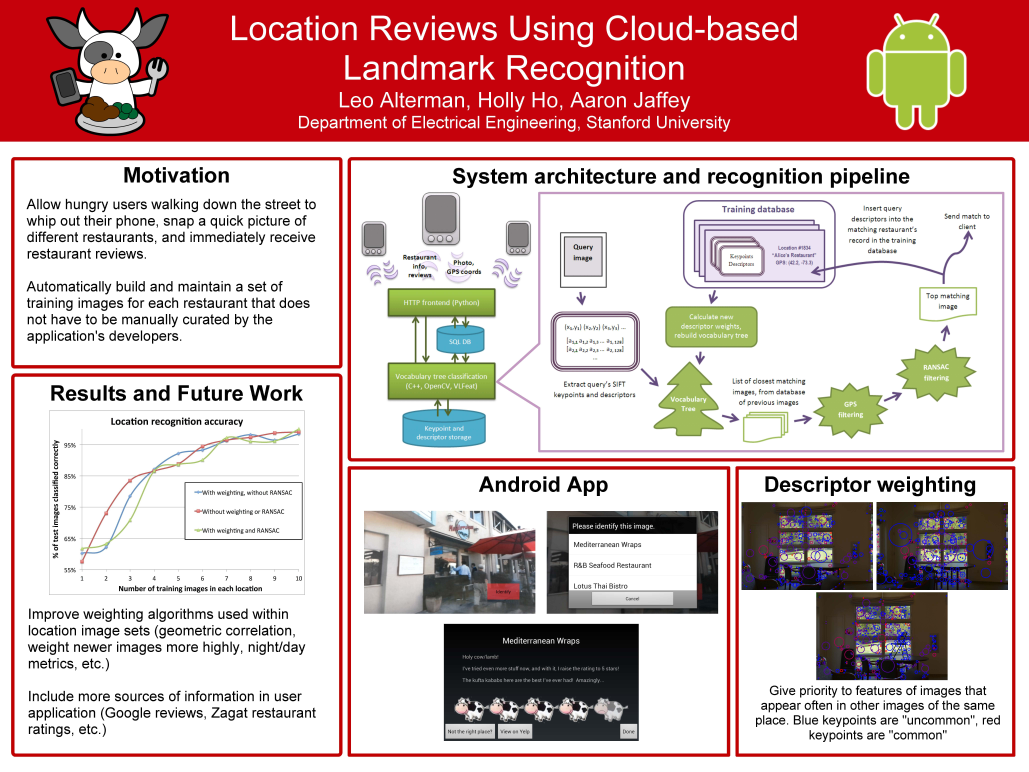
#> input picture Homeworks/Homework5/Database/Alterman_Jaffey_Ho_Location_Reviews.jpg, 8230 x 6173 px (shown at 1/8 size)
$ python -i panorama.py   (imports and definitions only)   (older library calls are emulated)
#> lines starting #> are read from the running program, lines starting #| are printed output that depends on the picture
# import the necessary packages
import numpy as np
import cv2

# [4 lines left out: function is_cv2, not called in this run]

def is_cv3():
    # if we are using OpenCV 3.X, then our cv2.__version__ will start
    # with '3.'
    return check_opencv_version("3.")

def check_opencv_version(major, lib=None):
    # if the supplied library is None, import OpenCV
    if lib is None:
        import cv2 as lib

    # return whether or not the current OpenCV version matches the
    # major version number
    return lib.__version__.startswith(major)

class Stitcher:
	def __init__(self):
		# determine if we are using OpenCV v3.X
		self.isv3 = is_cv3()

	def stitch(self, images, ratio=0.75, reprojThresh=4.0,
		showMatches=False):
		# unpack the images, then detect keypoints and extract
		# local invariant descriptors from them
		(imageB, imageA) = images
		(kpsA, featuresA) = self.detectAndDescribe(imageA)
		(kpsB, featuresB) = self.detectAndDescribe(imageB)

		# match features between the two images
		M = self.matchKeypoints(kpsA, kpsB,
			featuresA, featuresB, ratio, reprojThresh)

		# if the match is None, then there aren't enough matched
		# keypoints to create a panorama
		if M is None:
			return None

		# otherwise, apply a perspective warp to stitch the images
		# together
		(matches, H, status) = M
		result = cv2.warpPerspective(imageA, H,
			(imageA.shape[1] + imageB.shape[1], imageA.shape[0]))
		result[0:imageB.shape[0], 0:imageB.shape[1]] = imageB

		# check to see if the keypoint matches should be visualized
		if showMatches:
			vis = self.drawMatches(imageA, imageB, kpsA, kpsB, matches,
				status)

			# return a tuple of the stitched image and the
			# visualization
			return (result, vis)

		# return the stitched image
		return result

	# [79 lines left out: functions detectAndDescribe, matchKeypoints, drawMatches, not called in this run]

>>> import cv2
>>> picture = cv2.imread('../Database/Alterman_Jaffey_Ho_Location_Reviews.jpg', cv2.IMREAD_GRAYSCALE)
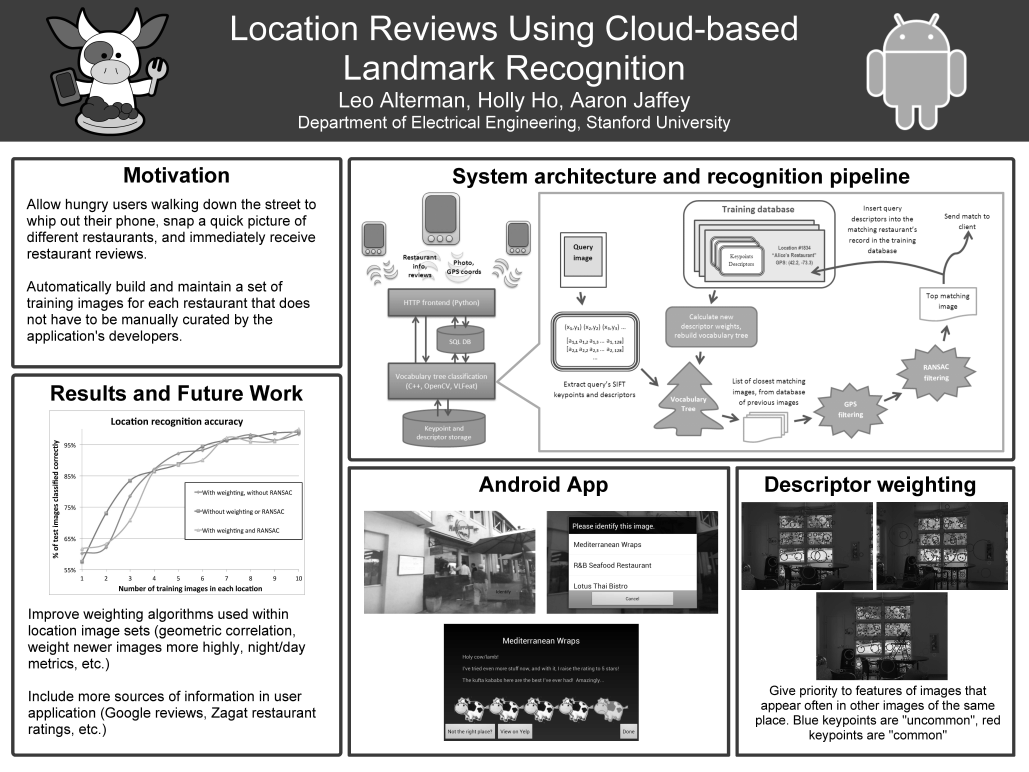
#> picture: shape (6173, 8230) (shown at 1/8 size); min 0, max 255, mean 185.8
>>> result = Stitcher().stitch(picture)
#> (the run stopped early here; a loop or call above may not have finished)

$ run again, on Homeworks/Homework5/Database/Avakov_Siilats_Wilson_Mobile_Visual_Sobriety_Test.jpg
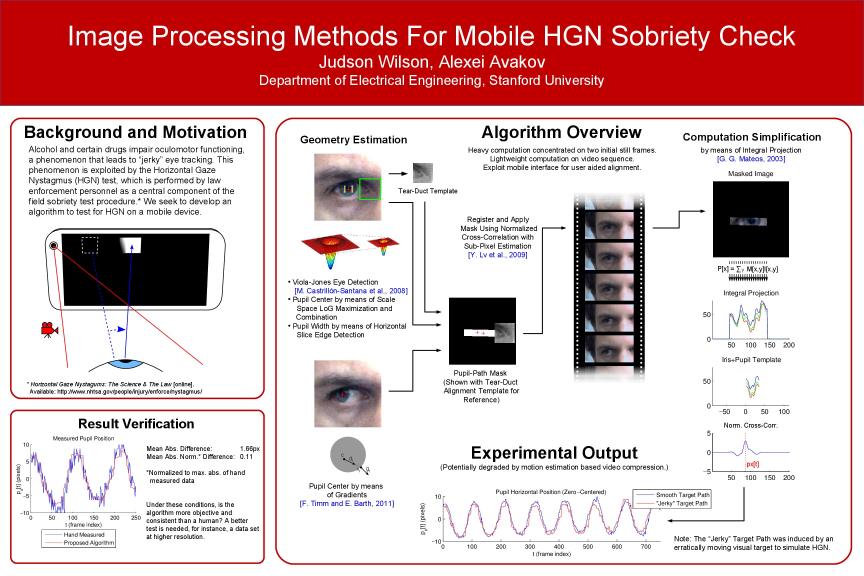
#> input picture Homeworks/Homework5/Database/Avakov_Siilats_Wilson_Mobile_Visual_Sobriety_Test.jpg, 2592 x 1728 px (shown at 1/3 size)
#> `picture = cv2.imread('../Database/Alterman_Jaffey_Ho_Location_Reviews...`:
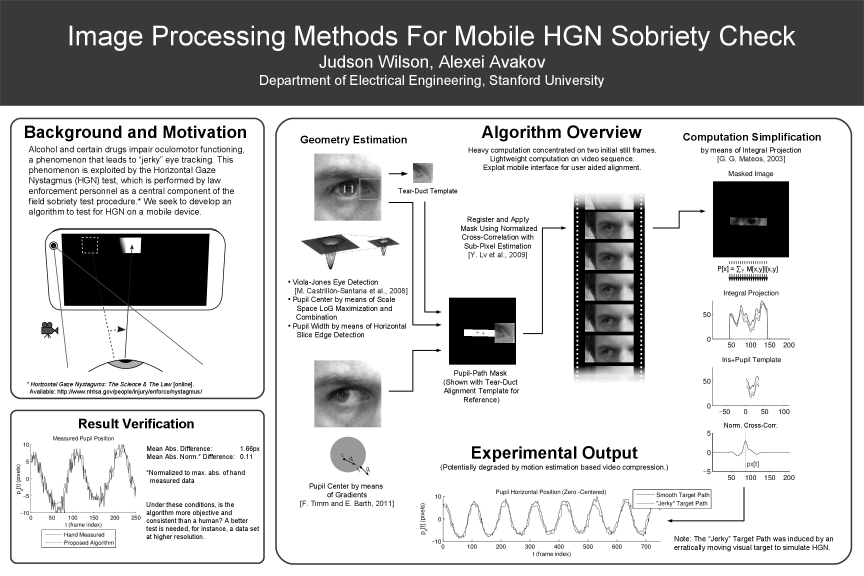
#> picture: shape (1728, 2592) (shown at 1/3 size); min 0, max 255, mean 192.7

$ run again, on Homeworks/Homework5/Database/Bergen_Boin_Sanjani_Blood_Vessel_Segmentation.jpg
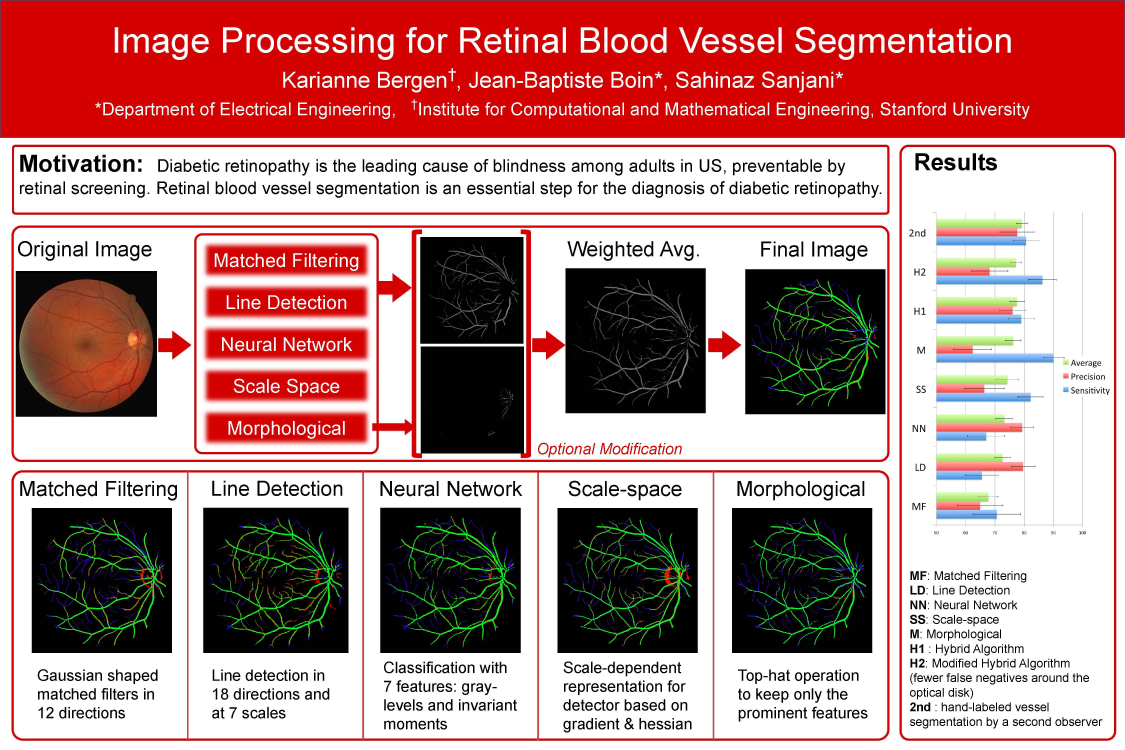
#> input picture Homeworks/Homework5/Database/Bergen_Boin_Sanjani_Blood_Vessel_Segmentation.jpg, 4500 x 3000 px (shown at 1/4 size)
#> `picture = cv2.imread('../Database/Alterman_Jaffey_Ho_Location_Reviews...`:
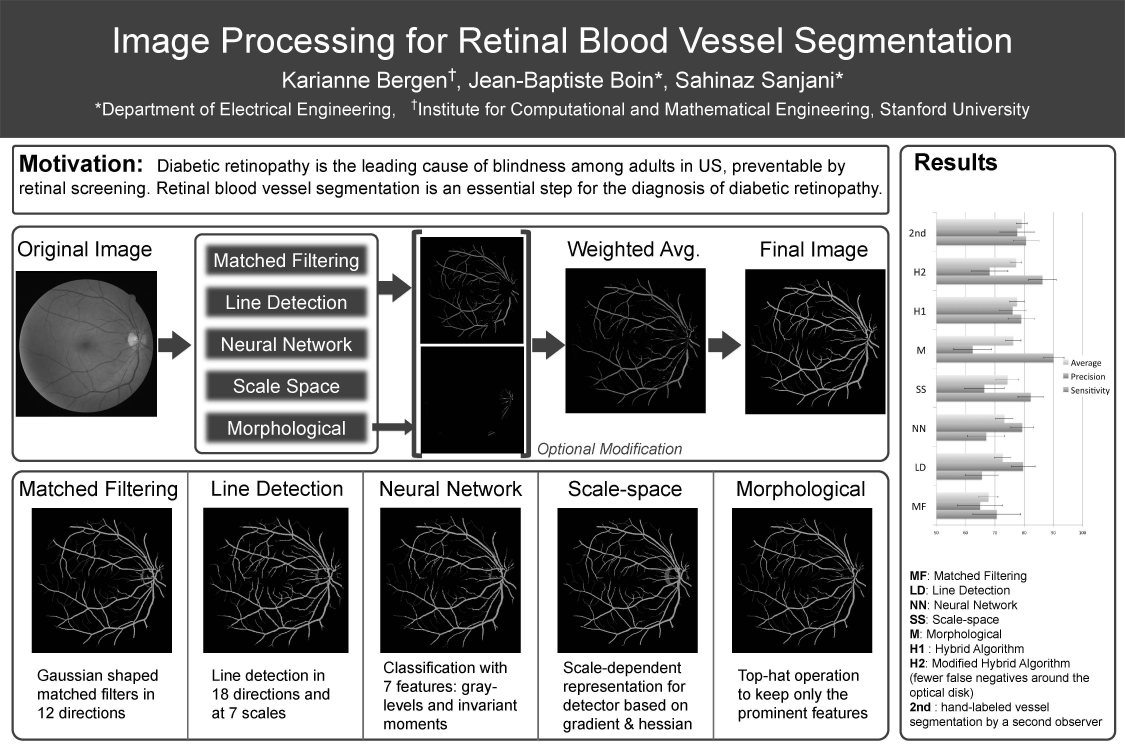
#> picture: shape (3000, 4500) (shown at 1/4 size); min 0, max 255, mean 151.1

$ run again, on Homeworks/Homework5/Database/Chen_Stabler_Stanley_Action_Sequence_Generation.jpg
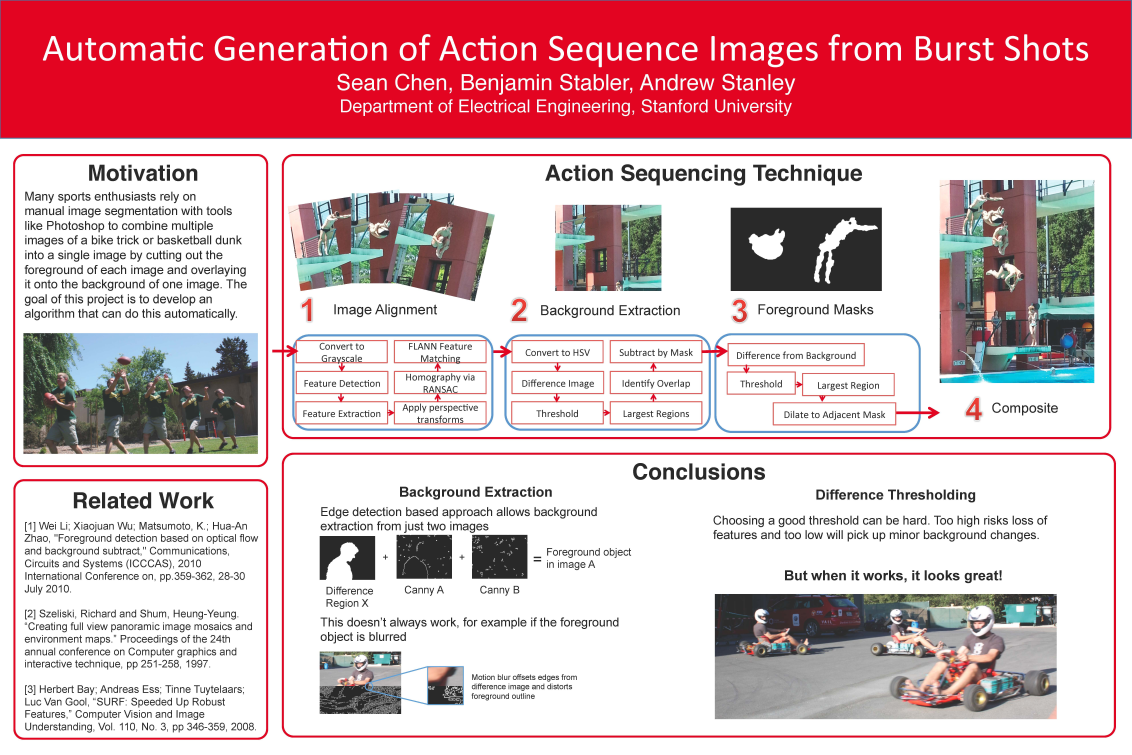
#> input picture Homeworks/Homework5/Database/Chen_Stabler_Stanley_Action_Sequence_Generation.jpg, 7920 x 5280 px (shown at 1/7 size)
#> `picture = cv2.imread('../Database/Alterman_Jaffey_Ho_Location_Reviews...`:
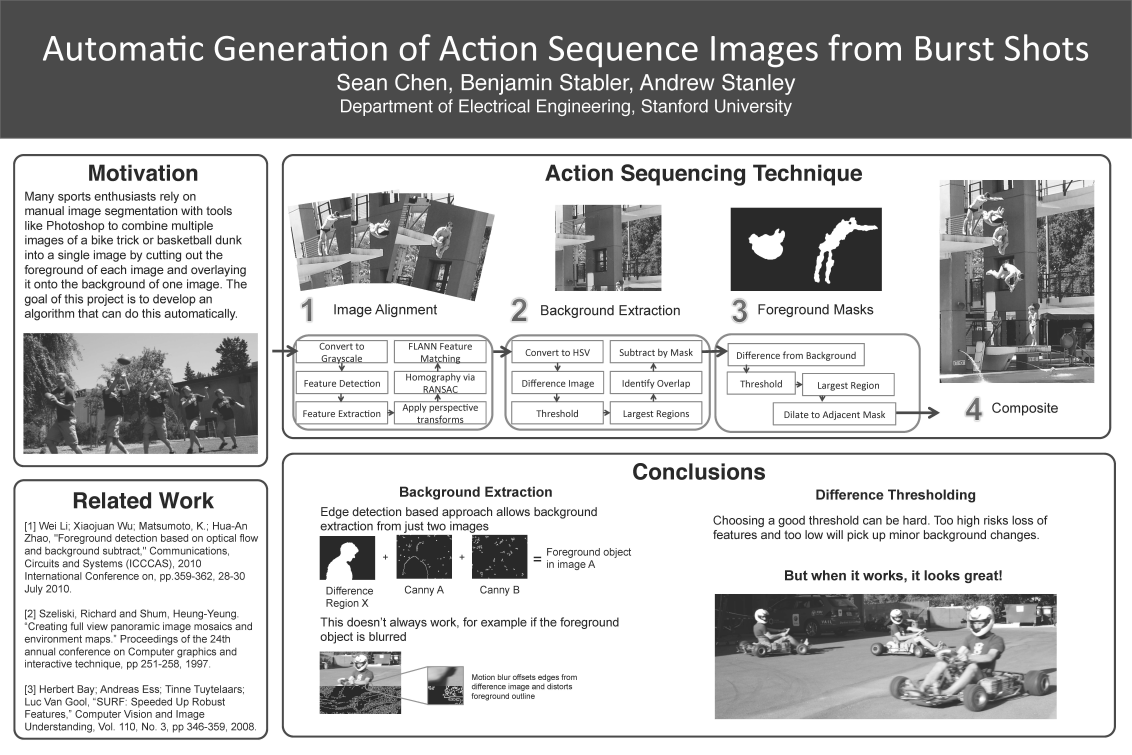
#> picture: shape (5280, 7920) (shown at 1/7 size); min 0, max 255, mean 187.6
